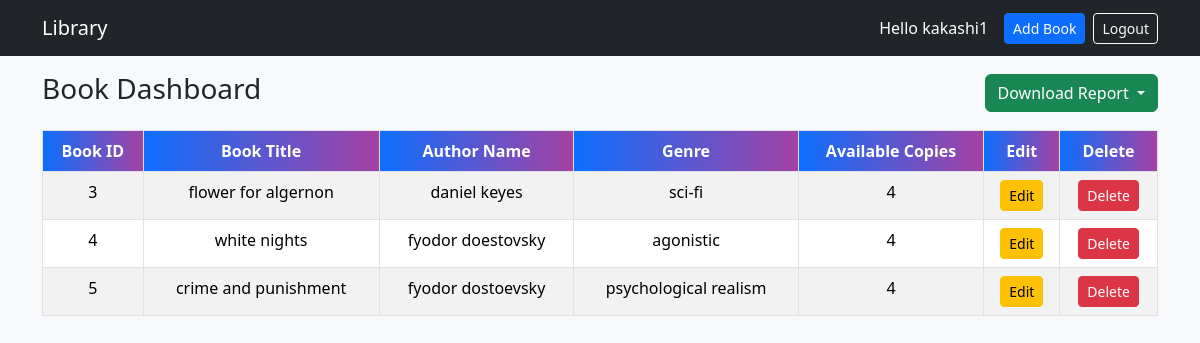
The app's page /homes.php (signed in) with its own data.
### tables this page shows
CREATE TABLE `books` (
  `id` int(11) NOT NULL,
  `title` varchar(150) NOT NULL,
  `author` varchar(100) NOT NULL,
  `genre` varchar(50) NOT NULL,
  `total_copies` int(11) NOT NULL,
  `available_copies` int(11) NOT NULL
);

### homes.php (the view, shortened to what this page needs)
<?php
include 'db.php';
$username = $_SESSION['username'];
$result = $conn->query('select * from books');
?>
<!DOCTYPE html>
<html lang="en">
<head>
    <link href="https://cdn.jsdelivr.net/npm/bootstrap@5.3.3/dist/css/bootstrap.min.css" rel="stylesheet">
</head>
<body class="bg-light pt-5">
    <nav class="navbar navbar-expand-lg navbar-dark bg-dark fixed-top">
        <div class="container">
            <a class="navbar-brand" href="homes.php">Library</a>
            <div class="ms-auto d-flex align-items-center">
                <span class="navbar-text text-white me-3">Hello <?php echo $username; ?></span>
                <a href="add.php" class="btn btn-primary btn-sm me-2">Add Book</a>
                <a href="logout.php" class="btn btn-outline-light btn-sm">Logout</a>
            </div>
        </div>
    </nav>
    <div class="container mt-4">
        <div class="d-flex justify-content-between align-items-center mb-3">
            <h3>Book Dashboard</h3>
            <div class="dropdown">
                <button class="btn btn-success dropdown-toggle" type="button" data-bs-toggle="dropdown">
                    Download Report
                </button>
            </div>
        </div>
        <div class="table-responsive">
            <table class="table table-bordered table-striped table-hover bg-white text-center">
                <thead class="table-gradient-header">
                    <tr>
                        <th>Book ID</th>
                        <th>Book Title</th>
                        <th>Author Name</th>
                        <th>Genre</th>
                        <th>Available Copies</th>
                        <th>Edit</th>
                        <th>Delete</th>
                    </tr>
                </thead>
                <tbody>
                    <?php if ($result && $result->num_rows > 0): ?>
                        <?php while ($row = $result->fetch_assoc()): ?>
                            <tr>
                                <td><?php echo $row['id']; ?></td>
                                <td><?php echo $row['title']; ?></td>
                                <td><?php echo $row['author']; ?></td>
                                <td><?php echo $row['genre']; ?></td>
                                <td><?php echo $row['available_copies']; ?></td>
                                <td>
                                    <button class="btn btn-warning btn-sm" data-bs-toggle="modal" data-bs-target="#editModal<?php echo $row['id']; ?>">Edit</button>
                                </td>
                                <td>
                                    <a href="homes.php?delete=<?php echo $row['id']; ?>" class="btn btn-danger btn-sm" onclick="return confirm('are you sure u want to delete?')">Delete</a>
                                </td>
                            </tr>
                        <?php endwhile; ?>
                    <?php else: ?>
                        <tr>
                            <td colspan="7" class="text-center">No books found</td>
                        </tr>
                    <?php endif; ?>
                </tbody>
            </table>
        </div>
    </div>
</body>
</html>

### homes.php (style rules this page uses)
.table-gradient-header th { background: linear-gradient(270deg, #0d6efd, #6610f2, #d63384, #0d6efd) ; background-size: 400% 400% ; animation: shiftGradient 6s ease infinite ; color: white; }

### records on screen
books: id "3", title "flower for algernon", author "daniel keyes", genre "sci-fi", available_copies "4"
books: id "4", title "white nights", author "fyodor doestovsky", genre "agonistic", available_copies "4"
books: id "5", title "crime and punishment", author "fyodor dostoevsky", genre "psychological realism", available_copies "4"

### other values on screen
$username "kakashi1"
